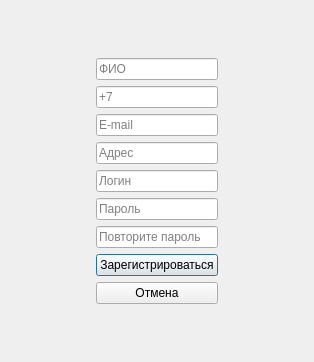
<?xml version="1.0" encoding="UTF-8"?>
<ui version="4.0">
 <class>RegWindow</class>
 <widget class="QDialog" name="RegWindow">
  <property name="geometry">
   <rect>
    <x>0</x>
    <y>0</y>
    <width>314</width>
    <height>362</height>
   </rect>
  </property>
  <property name="windowTitle">
   <string>Dialog</string>
  </property>
  <layout class="QGridLayout" name="gridLayout">
   <item row="0" column="1">
    <spacer name="verticalSpacer">
     <property name="orientation">
      <enum>Qt::Vertical</enum>
     </property>
     <property name="sizeHint" stdset="0">
      <size>
       <width>20</width>
       <height>34</height>
      </size>
     </property>
    </spacer>
   </item>
   <item row="1" column="0">
    <spacer name="horizontalSpacer_2">
     <property name="orientation">
      <enum>Qt::Horizontal</enum>
     </property>
     <property name="sizeHint" stdset="0">
      <size>
       <width>51</width>
       <height>20</height>
      </size>
     </property>
    </spacer>
   </item>
   <item row="1" column="1">
    <layout class="QVBoxLayout" name="verticalLayout">
     <item>
      <widget class="QLineEdit" name="NamelineEdit">
       <property name="placeholderText">
        <string>ФИО</string>
       </property>
      </widget>
     </item>
     <item>
      <widget class="QLineEdit" name="NumberlineEdit">
       <property name="inputMask">
        <string/>
       </property>
       <property name="text">
        <string/>
       </property>
       <property name="placeholderText">
        <string>+7</string>
       </property>
      </widget>
     </item>
     <item>
      <widget class="QLineEdit" name="MaillineEdit">
       <property name="placeholderText">
        <string>E-mail</string>
       </property>
      </widget>
     </item>
     <item>
      <widget class="QLineEdit" name="AdresslineEdit">
       <property name="placeholderText">
        <string>Адрес</string>
       </property>
      </widget>
     </item>
     <item>
      <widget class="QLineEdit" name="LoginlineEdit">
       <property name="placeholderText">
        <string>Логин</string>
       </property>
      </widget>
     </item>
     <item>
      <widget class="QLineEdit" name="PasswordlineEdit">
       <property name="placeholderText">
        <string>Пароль</string>
       </property>
      </widget>
     </item>
     <item>
      <widget class="QLineEdit" name="RepeatPasswordlineEdit">
       <property name="placeholderText">
        <string>Повторите пароль</string>
       </property>
      </widget>
     </item>
     <item>
      <widget class="QPushButton" name="regClicked">
       <property name="text">
        <string>Зарегистрироваться</string>
       </property>
      </widget>
     </item>
     <item>
      <widget class="QPushButton" name="pushButton">
       <property name="text">
        <string>Отмена</string>
       </property>
      </widget>
     </item>
    </layout>
   </item>
   <item row="1" column="2">
    <spacer name="horizontalSpacer">
     <property name="orientation">
      <enum>Qt::Horizontal</enum>
     </property>
     <property name="sizeHint" stdset="0">
      <size>
       <width>51</width>
       <height>20</height>
      </size>
     </property>
    </spacer>
   </item>
   <item row="2" column="1">
    <spacer name="verticalSpacer_2">
     <property name="orientation">
      <enum>Qt::Vertical</enum>
     </property>
     <property name="sizeHint" stdset="0">
      <size>
       <width>20</width>
       <height>34</height>
      </size>
     </property>
    </spacer>
   </item>
  </layout>
 </widget>
 <resources/>
 <connections/>
</ui>
